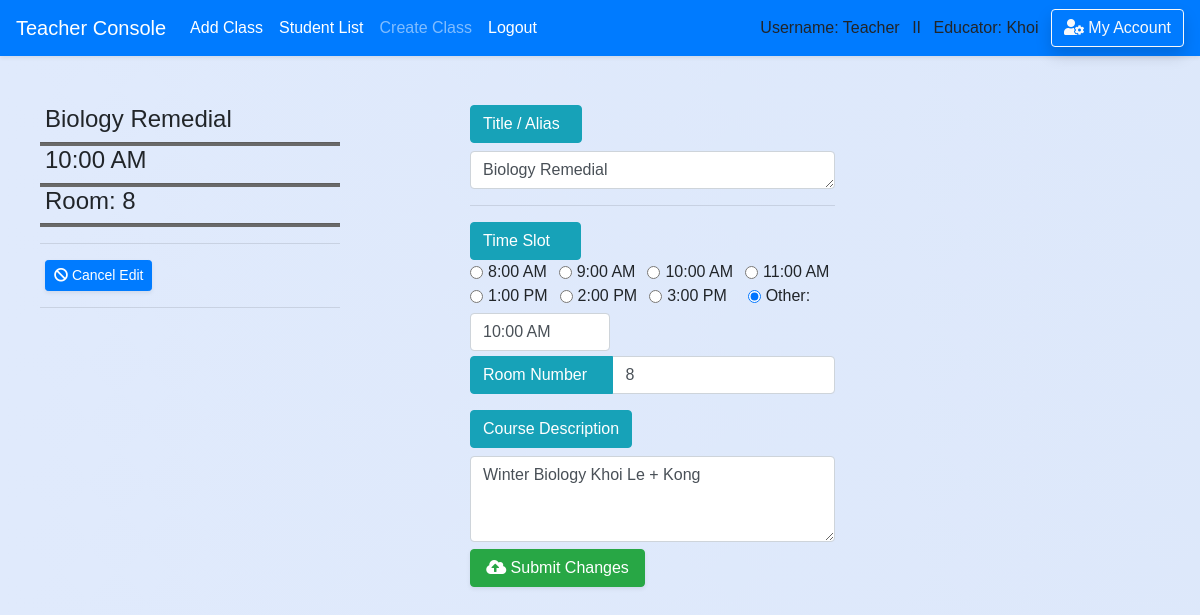
The page /teacher/classroom/edit_classroom/15 (signed in) on the database as committed earlier.
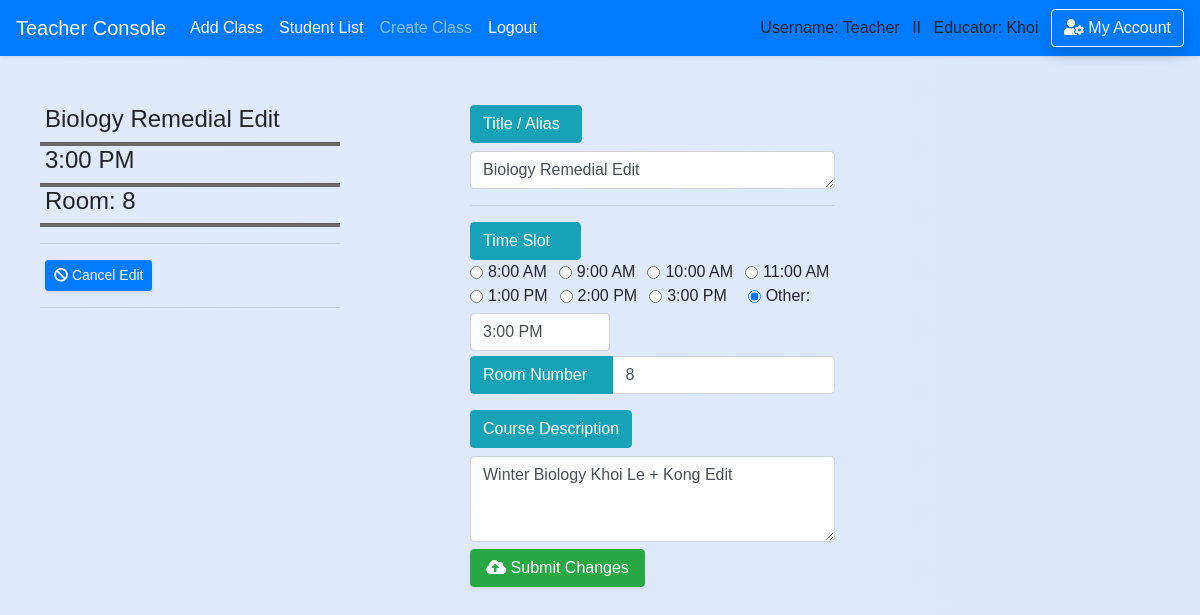
The same page on the database as committed later.
### school_app/models.py (models this page shows, shortened)
class Classroom(models.Model):
    course_title = models.CharField(max_length=50,default='')
    course_number = models.CharField(max_length=20,default='')
    teacher_name = models.CharField(max_length=50,default='')
    teacher_idx = models.CharField(max_length=10,default='')
    room_number = models.CharField(max_length=10,default='TBA')
    time = models.CharField(max_length=10,blank=True, null=True,default='TBA')
    description = models.CharField(max_length=300,default='TBA')
    teacher = models.ForeignKey('Teacher',blank=True, null=True, on_delete = models.SET_NULL, related_name='classroom_by_teacher')
    course = models.ForeignKey('Course',blank=True, null=True, on_delete = models.SET_NULL, related_name='course_in_classroom')
    student = models.ManyToManyField(Student, blank=True)

### school_app/views_logged.py (the view, shortened to what this page needs)
# urls.py: path('teacher/classroom/edit_classroom/', views_logged.edit_classroom, name='save_edit_classroom'),
def edit_classroom(request,classroom_id=None):
    if is_login(request) == False:
        return redirect('/login')
    if is_login(request) == True:
        if request.user.profile.is_teacher == False:
            messages.warning(request, "You don't have Instructor's Privilege!")
            return redirect('/')
        classroom = Classroom.objects.filter(id=classroom_id).first()
        course_id = classroom.course.id
        return render(request,'teacher/classroom/edit_classroom.html',
        {'classroom':classroom,'course_id':course_id})

### school_app/views_functions.py (called while the page is built)
def is_login(request):
    if not request.user.is_authenticated:
        messages.warning(request, "Please Login or Create an Account.")
        return False
    return True

### school_app/templates/teacher/classroom/edit_classroom.html (shortened to what the changed rows need)
{% extends 'base.html' %}
{% block content %}
<br>
<div class="container" style='padding-top:25px; padding-left:20px'>
         <div class="panel panel-login">
        <div class="panel-body">
          <div class="row">
        <div style="width: 400px">
        <div style='width:300px'>
        <h4 style='padding-left: 5px'>{{classroom.course_title}}</h4>
        <hr class='hr-line'/>
        <h4 style='padding-left: 5px'>{{ classroom.time }}</h4>
        <hr class='hr-line'/>
        <h4 style='padding-left: 5px'>Room: {{classroom.room_number}}</h4>
        <hr class='hr-line'/>
        <hr style="text-align:left;margin-left:0;height:0px;padding: 0px"/>
        <div style='padding-left: 5px'>
          <a class="btn btn-sm btn-primary shadow-sm" href='{% url "classroom_view" course_id=course_id %}'><i class="fas fa-ban"></i> Cancel Edit</a></a>
        </div>
        <hr style="text-align:left;margin-left:0;height:0px;padding: 0px"/>
        </div>
        </div>
    <form action="/teacher/classroom/edit_classroom/", method="post", id=''> {% csrf_token %}
        <div class="input-group mb-3" style='width:400px' >
        <div>
        <div class="input-group-prepend">
          <label class="btn btn-info" for='' >Title / Alias &nbsp</label>
        </div>
          <textarea class="form-control" style='width:365px' name='course_title' id="" rows="1" cols='40' data-toggle="popover" title="" data-content="For your reference only"required>{{classroom.course_title}}</textarea>
          <hr/>
          <button class="btn btn-info" >Time Slot &nbsp&nbsp&nbsp</button>
          </div>
          <br>
          <div style = 'width:140px;right-align:10px'class="form-check form-check-inline">
            <input type='text'class="form-control" name="custom_time" id="" value='{{ classroom.time }}' data-toggle="popover" title="" data-content='Format hh:mm AM/PM'>
          </div><br><br>
        <div class="input-group mb-3" style='width:365px' >
          <div class="input-group-prepend">
            <button class="btn btn-info" >Room Number &nbsp&nbsp</button>
          </div>
            <input type="text" class="form-control" name='room_number'id="" maxlength="10" value='{{ classroom.room_number }}' data-toggle="popover" title="" data-content='Where you do your lecture' required>
        </div>
        <div>
          <label class="btn btn-info" for='description' >Course Description</label>
          <textarea class="form-control" style='width:365px' name='description' id="" rows="3" cols='40' data-toggle="popover" title="" data-content="Briefly describe your Course"required>{{ classroom.description }}</textarea>
          <button style='width:175px' class="btn btn-md btn-success btn-block text-center shadow-sm"><i class="fas fa-cloud-upload-alt"></i> Submit Changes</button>
        </div>
        </div>
    </form>
{% endblock %}

Rows that differ between the two databases and show on the page:
changed Classroom: course_title "Biology Remedial" → "Biology Remedial Edit"; time "10:00 AM" → "3:00 PM"; custom_time "10:00 AM" → "3:00 PM"; description "Winter Biology Khoi Le + Kong" → "Winter Biology Khoi Le + Kong Edit"
